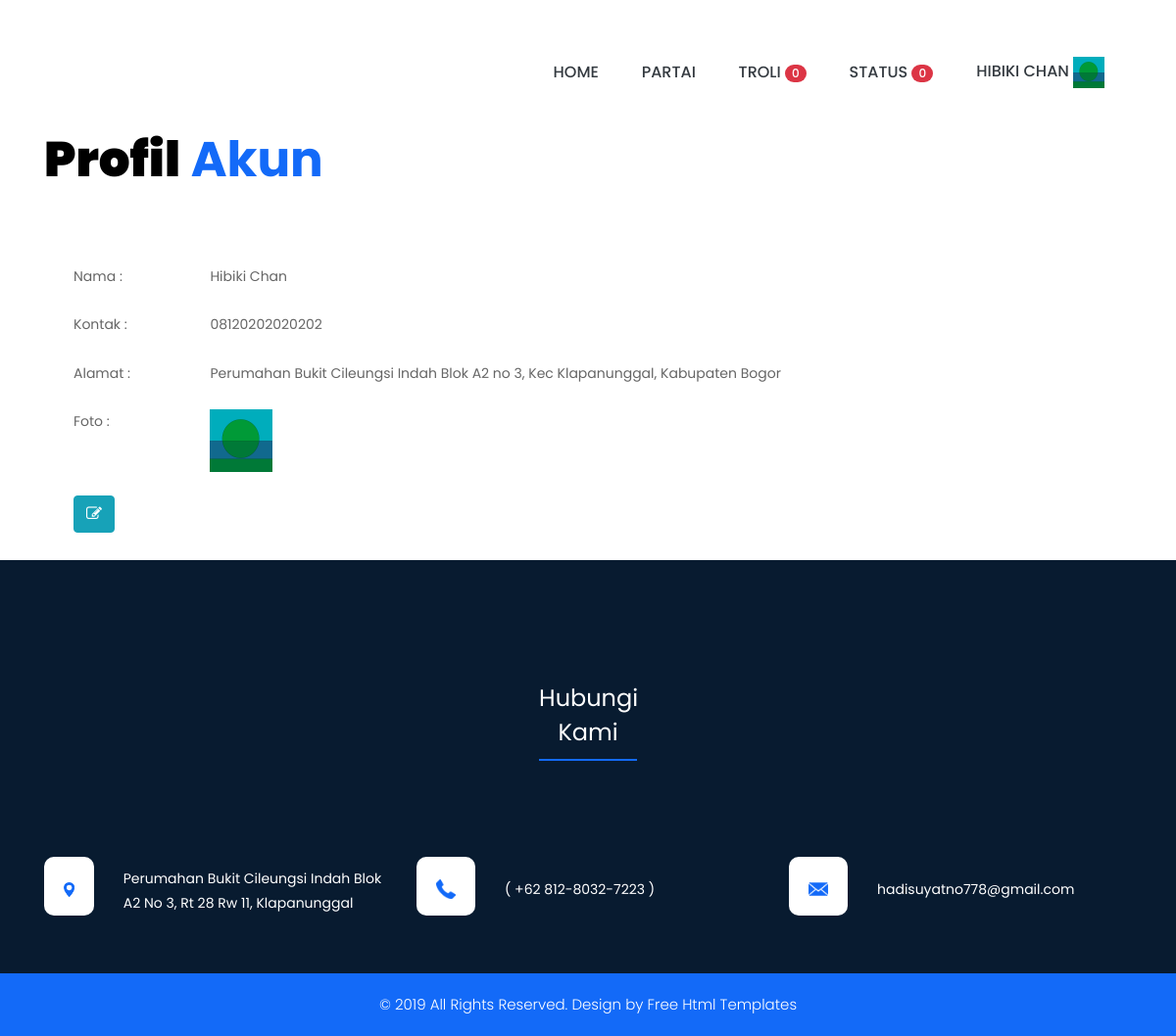
Page /belanja/index.php?r=akun (signed in) on the committed database.
### tables this page shows
CREATE TABLE `tb_customer` (
  `id` int(11) NOT NULL,
  `kduser` text NOT NULL,
  `username` text NOT NULL,
  `password` text NOT NULL,
  `nama` text NOT NULL,
  `kontak` text NOT NULL,
  `alamat` text NOT NULL,
  `foto` text NOT NULL,
  `tstamp` text NOT NULL
);

### belanja/rute/akun/akun.php (the view, shortened to what this page needs)
<?php include 'comp/header.php'; ?>
   <body class="main-layout">
      <div id="plant" class="section  product mt-5" >
         <div class="container">
            <div class="row">
               <div class="col-md-12 ">
                  <div class="titlepage">
                     <h2><strong class="black" id="product"> Profil</strong> Akun</h2>
                  </div>
               </div>
            </div>
         </div>
      </div>
    <section class="content">
      <div class="container-fluid">
        <div class="row">
        	<div class="col-sm-12">
        	<div class="table-responsive">
        		<table class="table table-borderless ml-5">
        			<tbody>
        				<tr>
        					<td>Nama : </td>
        					<td><?php echo $cust['nama']; ?></td>
        				</tr>
        				<tr>
        					<td>Kontak : </td>
        					<td><?=$cust['kontak'];?></td>
        				</tr>
        				<tr>
        					<td>Alamat : </td>
        					<td><?=$cust['alamat'];?></td>
        				</tr>
        					<tr>
        						<td>Foto : </td>
        						<td>
        							           <?php
							                if ($cust['foto'] != "") {
							                  echo '<img src="../assets/images/customer/'.$cust['foto'].'" width="128">';
							                }else{
							                   echo gambar("default.png", "64");
							                }
             							    ?>
        						</td>
        					</tr>
        					<tr>
        						<td>
       				<div data-toggle="modal" data-target="#edit-profil<?= $cust['id'] ?>">
                  <button type="button" class="btn btn-info datapotensi" data-toggle="tooltip" title="Edit">
                    <i class="fa fa-edit"></i>
                  </button>
                </div>
        						</td>
        					</tr>
        			</tbody>
        		</table>
        	</div>
        </div>
      </div>
          </section>
<?php include 'comp/footer.php'; ?>

### belanja/comp/header.php (shortened to what this page needs)
<?php require 'fungsi/fungsi.php'; ?>
<?php
foreach (select__cust() as $cust):
 ?>
<!DOCTYPE html>
<html lang="en">
   <head>
      <link rel="stylesheet" href="<?=url()?>css/bootstrap.min.css">
      <link rel="stylesheet" href="<?=url()?>css/style.css">
      <link rel="stylesheet" href="<?=url()?>css/responsive.css">
      <link rel="stylesheet" href="<?=url()?>css/jquery.mCustomScrollbar.min.css">
      <link rel="stylesheet" href="https://netdna.bootstrapcdn.com/font-awesome/4.0.3/css/font-awesome.css">
      <link rel="stylesheet" href="<?=url()?>css/owl.carousel.min.css">
      <link rel="stylesheet" href="<?=url()?>css/owl.theme.default.min.css">
      <link rel="stylesheet" href="https://cdnjs.cloudflare.com/ajax/libs/fancybox/2.1.5/jquery.fancybox.min.css" media="screen">
   </head>
      <header class="section">
         <div class="header">
            <div class="container">
               <div class="row">
                  <div class="col-xl-3 col-lg-3 col-md-3 col-sm-3 col logo_section">
                  </div>
                  <div class="col-xl-9 col-lg-9 col-md-9 col-sm-9 mt-2">
                     <div class="menu-area">
                        <div class="limit-box">
                           <nav class="main-menu">
                              <ul class="menu-area-main">
                                 <li> <a class="text-dark" href="index.php">Home</a> </li>
                                 <li><a class="text-dark" href="?r=partai">Partai</a></li>
                                 <li>
                                    <a class="text-dark" href="?r=detail&s=troli">troli
                                      <?php
                                      global $koneksi;
                                      $kduser = $_SESSION['kduser2'];
                                      $select = mysqli_query($koneksi, "SELECT count(id) AS jtroli FROM tb_keranjang WHERE kduser='$kduser'");
                                      $r = mysqli_fetch_array($select);
                                      echo '<span class="badge badge-pill badge-danger">'.$r['jtroli'].'</span>';
                                       ?>
                                    </a></li>
                                     <li>
                                    <a class="text-dark" href="?r=detail&s=status">Status
                                      <?php
                                      global $koneksi;
                                      $kduser = $_SESSION['kduser2'];
                                      $select = mysqli_query($koneksi, "SELECT count(id) AS jstatus FROM tb_transaksi WHERE kduser='$kduser'");
                                      $r = mysqli_fetch_array($select);
                                      echo '<span class="badge badge-pill badge-danger">'.$r['jstatus'].'</span>';
                                       ?>
                                    </a></li>
                                 <li class="mr-2">
                                    <div class="dropdown show">
                                       <a class="text-dark" href="#" role="button" id="dropdownMenuLink" data-toggle="dropdown" aria-haspopup="true" aria-expanded="false"><?=$cust['nama'];?>
                                            <?php
                          if ($cust['foto'] != "") {
                                       echo '<img src="../assets/images/customer/'.$cust['foto'].'" width="64">';
                                     }else{
                                        echo gambar("default.png", "32");
                                     }
                                     ?>
                                       </a>
                                    </div>
                                </li>
                              </ul>
                           </nav>
                        </div>
                     </div>
                  </div>
               </div>
            </div>
         </div>
      </header><?php endforeach;?>

### belanja/fungsi/fungsi.php (shortened to what this page needs)
<?php
$koneksi = mysqli_connect('localhost','root','','toko_cupang');
function select__cust()
{
	global $koneksi;
	$id = $_SESSION['idtoko2'];
	return mysqli_query($koneksi, "SELECT * FROM tb_customer WHERE id='$id'");
}
function gambar($img, $size)
{
	return '<img src="//localhost/tokoonline-master/assets/images/'.$img.'"  width='.$size.'>';
}
function url()
{
	return $url = "//localhost/tokoonline-master/assets/";
}
 ?>

### assets/css/style.css (style rules this page uses)
* { box-sizing: border-box !important; transition: ease all 0.5s; }
html { scroll-behavior: smooth; }
body { color: #666666; font-size: 14px; font-family: poppins; line-height: 1.80857; font-weight: normal; overflow-x: hidden; }
a { color: #1f1f1f; text-decoration: none !important; outline: none !important; -webkit-transition: all .3s ease-in-out; -moz-transition: all .3s ease-in-out; -ms-transition: all .3s ease-in-out; -o-transition: all .3s ease-in-out; transition: all .3s ease-in-out; }
h1, h2, h3, h4, h5, h6 { letter-spacing: 0; font-weight: normal; position: relative; padding: 0 0 10px 0; font-weight: normal; line-height: normal; color: #111111; margin: 0 }
h2 { font-size: 22px }
*, *::after, *::before { -webkit-box-sizing: border-box; -moz-box-sizing: border-box; box-sizing: border-box; }
ul, li, ol { margin: 0px; padding: 0px; list-style: none; }
a { color: #222222; text-decoration: none; outline: none !important; }
a, .btn { text-decoration: none !important; outline: none !important; -webkit-transition: all .3s ease-in-out; -moz-transition: all .3s ease-in-out; -ms-transition: all .3s ease-in-out; -o-transition: all .3s ease-in-out; transition: all .3s ease-in-out; }
img { max-width: 100%; height: auto; }
.badge { font-weight: 500; }
button { border: 0; margin: 0; padding: 0; cursor: pointer; }
.header { background-color: rgba(0, 0, 0, 0); background-repeat: repeat; background-size: auto; position: absolute; z-index: 999; width: 100%; left: 0; top: 0; padding: 0; padding-top: 0px; background-size: 100% 100%; background-repeat: no-repeat; min-height: 110px; padding-top: 45px }
nav.main-menu { float: right; margin-left: 0; }
.main-menu { text-align: center; }
.main-menu ul { margin: 0; list-style-type: none; margin-bottom: 10px; }
.main-menu ul>li { display: inline-block; position: relative; }
.main-menu ul>li a { line-height: 20px; font-size: 16px; display: block; font-weight: 500; color: #ffffff; padding: 22px 20px; text-transform: uppercase; }
.main-menu ul li:first-child { margin-left: 0; }
.main-menu ul>li { position: inherit; display: inline-block; vertical-align: middle; }
.titlepage { padding-bottom: 50px; }
.titlepage h2 { padding: 0px 0px 0px 0px; font-size: 50px; font-weight: bold; color: #136af8; line-height: 50px; position: relative; margin-bottom: 20px; }
.section { float: left; width: 100%; }
.product { padding-top: 90px; }
.product .titlepage h2 { color: #136af8; }
.black { color: #000; }
.main-menu ul > li a { padding-top: 5px; }

### rows in the picture
tb_customer: jtroli "0", jstatus "0", nama "HIBIKI CHAN", shows a picture, nama "Hibiki Chan", kontak "08120202020202", alamat "Perumahan Bukit Cileungsi Indah Blok A2 no 3, Kec Klapanunggal, Kabupaten Bogor"
